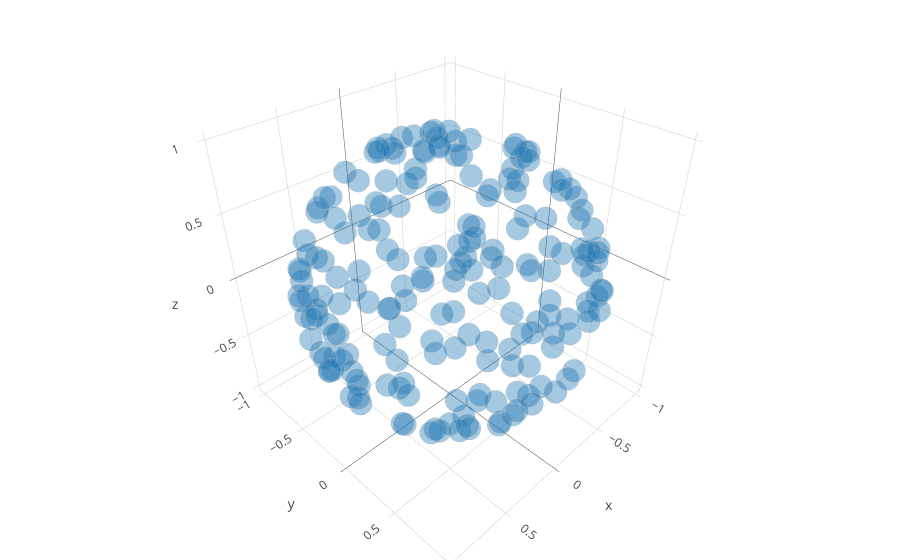

Notebook source saved alongside this figure:
### Markdown cell above
### Jay plotting code 3D

### Code cell
plt_data = []

trace = go.Scatter3d(
            name = 'SyntheticSphere',
            x = x,
            y = y,
            z = z,
            mode = 'markers',
            marker = dict(
                color = 1,
                size = 8,
                symbol = 'circle',
                line = dict(
                    color = 'rgb(180, 180, 180)',
                    width = 1.0
                ),
                opacity = 0.4
            )
        )

plt_data.append(trace)

layout = go.Layout(margin = dict(l = 0, r = 0, b = 0, t = 0))

fig = go.Figure(data=plt_data, layout=layout)

iplot(fig)

### Figure 1 — Plotly figure (JSON) as saved in the notebook; plotly's stock layout.template omitted (floating-point values rounded to 4 significant figures; data arrays with more than 128 entries replaced by an {"elided": "..."} marker saying what was removed)
{"data": [{"marker": {"color": 1, "line": {"color": "rgb(180, 180, 180)", "width": 1}, "opacity": 0.4, "size": 8, "symbol": "circle"}, "mode": "markers", "name": "SyntheticSphere", "type": "scatter3d", "uid": "dea97d98-cd81-11e8-96b4-1c1b0decb58d", "x": {"elided": "200 float values"}, "y": {"elided": "200 float values"}, "z": {"elided": "200 float values"}}], "layout": {"margin": {"b": 0, "l": 0, "r": 0, "t": 0}}}
